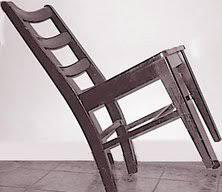
#> input picture images/chair.png, 222 x 192 px
$ python -i tilt_correction.py   (imports and definitions only)
#> lines starting #> are read from the running program, lines starting #| are printed output that depends on the picture; after the words box and inside, x2 and y2 are one past the last pixel; in counts of white or black regions, pixels touching at a corner belong together
### src/utils.py
from math import pi
import numpy as np
import cv2
import math
from src.config import parameters

# intializing config parametrs
param = parameters()
pad_params = param['pad_parameters']


""" Utility Functions """

def point_to_line_distance(point: tuple, slope: float, target: tuple):
    """Finds the distance between point and a line

    Args:
        point (tuple): reference point to make a line (Q4)
        target (tuple): target point to calculate distance (Q4)
        slope (float): slope of line

    Returns:
        np.array : returns the distance
    """
    # print(slope)
    denominator = 1+ math.pow(slope,2)

    denominator = np.sqrt([denominator])
    x, y = target
    x1, y1 = point
    # if slope != float('inf'):
    return np.absolute([y - slope*x - y1 + slope*x1]) / denominator if slope != float('inf') else  np.abs([x-x1])

def substitute(pt1, slope, target) -> bool:
    """Helps in finding whether the pt1 is same side of target and line

    Args:
        pt1 (list or tuple): point where the line passes through
        slope (float): slope of the line wich is passing through pt1
        target (list or tuple): target point

    Returns:
        bool : return whether the substitute is positive or not
    """
    x1, y1 = pt1
    x, y = target

    return True if y - y1 - slope*x + slope*x1 > 0 else False

def Q4_to_index(point) -> list:
    """Converts y coordinate to positive
    If y is negative then convert it to positive else don't convert

    Args:
        point : point to be converted

    Returns:
        list: converted point
    """
    point = point if type(point) == list else point.tolist()
    return [int(point[0]), -1*int(point[1])] if point[1] < 0 else [int(point[0]), int(point[1])]


# Convert the point to Q4 quadrant to make it equalize to co-ordination system
def point_Q4(point):
    """Convert the points to Q4 quadrant which helps for line equations

    Args:
        point (tuple): point (x,y)

    Returns:
        tuple: point convert to the Q4
    """
    # print(point)
    return [point[0], -1*point[1]] if point[1] > 0 else [point[0], point[1]]


def get_corner_indices(canny_img: np.array) -> list:
    """Gets the corner point of the tilted object by considering the non-zero indices type 1 object

    Args:
        canny_img (np.array): image array

    Returns:
        list: gives the corner indices of the tilted object of type 1
    """
    non_zero_canny = np.nonzero(canny_img)
    corner_indices = [[non_zero_canny[1][0], non_zero_canny[0][0]], [non_zero_canny[1][-1], non_zero_canny[0][-1]]]

    non_zero_canny = np.nonzero(canny_img.T)
    corner_indices += [[non_zero_canny[0][0], non_zero_canny[1][0]], [non_zero_canny[0][-1], non_zero_canny[1][-1]]]

    # Arranging the the extreme points in cyclic order
    corner_indices = cyclic_ordering_indices(corner_indices)
    return corner_indices

# [23 lines left out: function get_corner_indices_using_dst, not called in this run]

def draw_points(img: np.array, indices: list) -> np.array:
    """Plot the points to the image

    Args:
        img (np.array): image array
        indices (list): points to be plot in the image

    Returns:
        np.array: _description_
    """
    radius, color, thickness = 5, (255,255,255), -1
    text = 'Point'  # Annotation text
    font = cv2.FONT_HERSHEY_SIMPLEX  # Font
    font_scale = 1.5  # Font scale
    text_color = (255, 255, 255)  # White color
    text_thickness = 1  # Text thickness

    for val in indices:
        val = Q4_to_index(val)
        cv2.circle(img,(int(val[0]),int(val[1])),radius,color,thickness)
        cv2.putText(img, str(val), (int(val[0]) + 10, int(val[1]) - 10), font, font_scale, text_color, text_thickness)

    return img


def draw_boundary(img: np.array, vertices: list)->np.array:
    """Draw boundaries for forming quadileteral with given vertices

    Args:
        img (np.array): image array
        lines (list): list of lines wrt points

    Returns:
        np.array: Image with drawn lines
    """
    for i in range(len(vertices)):
        j = i + 1
        if j == len(vertices):
            j = 0

        x1, y1 = Q4_to_index(vertices[i])
        x2, y2 = Q4_to_index(vertices[j])
        cv2.line(img, (int(x1), int(y1)), (int(x2), int(y2)), (255,255,255), 8)

    return img


def save_img(img: np.array, img_path: str):
    """Saving the image to the path

    Args:
        img (np.array): image to be saved
        img_path (str): Path
    """
    cv2. imwrite(img_path, img)


def make_line(two_coordinates_indices: list) -> list:
    """Make lines with given two points

    Args:
        two_coordinates (list): list of two point coordinates for forming lines

    Returns:
        list: return a line with point and slope
    """
    line_lst = []
    # print(two_coordinates_indices)
    for points in two_coordinates_indices:
        (x1, y1), (x2, y2) = point_Q4(points[0]), point_Q4(points[1])
        slope = (y2 - y1) / (x2 - x1)
        line_lst.append([[x1,y1],slope])

    return line_lst


def pad_image(img,
              top= pad_params['top'],
              bottom= pad_params['bottom'],
              left= pad_params['left'],
              right= pad_params['right'],
              border_color= pad_params['border_color']) -> np.array:
    """Padding the image

    Returns:
        np.array: returns a padded image
    """
    return cv2.copyMakeBorder(img, top, bottom, left, right, cv2.BORDER_CONSTANT, value=border_color)


def point_to_foot(line: list, target: list) -> tuple:
    """Foot of the perpendicular

    Args:
        line (list): Line containing information of slope and a point
        target (list): target point

    Returns:
        tuple: foot of the perpendicular
    """
    x0, y0 = target
    (x1, y1), slope = line

    alpha = -1 * (slope*x0 - y0 + y1 - slope*x1) / (slope**2 + 1)

    return (alpha*slope + x0, y0 - alpha)

def cyclic_ordering_indices(indices: list):
    """The indices we have are disorder to make them vertices of quadrilateral a cyclic order is formed

    Args:
        indices (list): corner indices of tilted object

    Returns:
        list: ordered list of corners
    """
    A, C, B, D = indices
    return [A, B, C, D]


def euclidean_distance(pt1, pt2):
    """ Distance between two points in

    Args:
        pt1 : point
        pt2 : point

    Returns:
        np.array: Distance btw two points
    """
    pt1, pt2 = point_Q4(pt1), point_Q4(pt2)
    return np.linalg.norm(np.array(pt1) - np.array(pt2))


# [23 lines left out: functions equalize_indices_of_padded_to_org_img, minimum_value_distance, manhattan_distance_distance, not called in this run]

### src/config.py
import yaml

def parameters():
    with open('src/config.yaml','r') as f:
        data = yaml.safe_load(f)

    return data

### src/tilt_correction.py
import cv2 as cv
import numpy as np
from src.config import parameters
from src.utils import *
# from src.image_transformation import ImageTransformer
import os
from tqdm import tqdm
# from src.correction_3d_type import Correction3DType
class TiltCorrection:
    def __init__(self, tilted_obj_path) -> None:
#> called with tilted_obj_path = '../images/chair.png'
        self.img_name = tilted_obj_path.split('/')[-1]

        # intialize config parameters
        self.params = parameters()
        self.results_path = self.params['result_dir']
        self.tilted_obj_path = tilted_obj_path

        # original image having same channels as given image
        self.tilted_img = cv.imread(tilted_obj_path)
#> self.tilted_img is the input picture: shape (192, 222, 3); mean B, G, R 172.1, 169.5, 180.5
        # gray scale image
        self.tilted_gray_img = cv.imread(tilted_obj_path, cv.IMREAD_GRAYSCALE)

        # Edge detection
        self.edge_detection = cv.Canny(self.tilted_gray_img,
                                  self.params['canny_parameters']['low_threshold'],
                                  self.params['canny_parameters']['high_threshold'],
                                  None if self.params['canny_parameters']['L2gradient'] == 'None' else self.params['canny_parameters']['L2gradient'],
                                  self.params['canny_parameters']['aperture_size']
                                  )
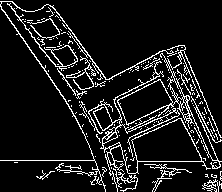
#> self.edge_detection: shape (192, 222); 10.5% white in thin lines or dots
        # padding for edge detection
        self.padded_edge_detection = pad_image(self.edge_detection)
#> in pad_image, `return cv2.copyMakeBorder(img, top, bottom, left, right, cv2.BORDER_CO..`:
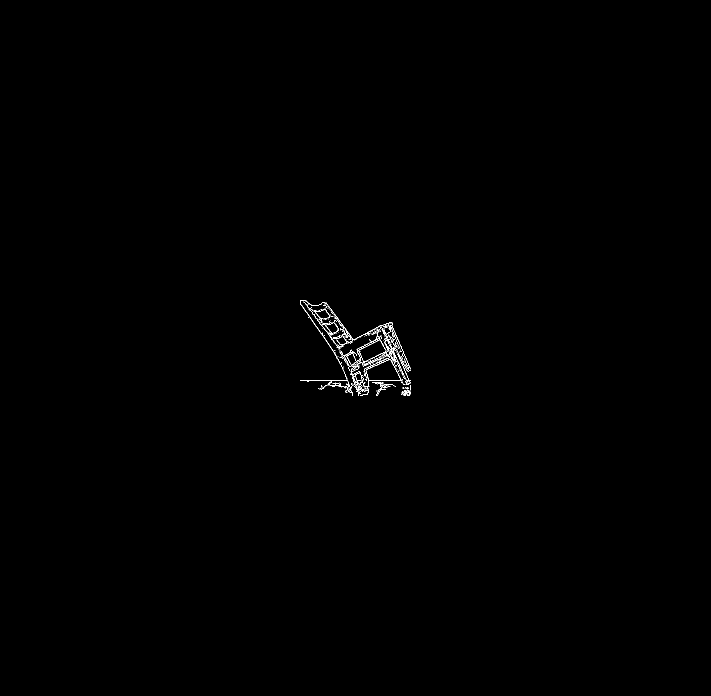
#> returned value: shape (1392, 1422) (shown at 1/2 size); 0.23% white in thin lines or dots, all inside (x1, y1, x2, y2) = (600, 601, 822, 792)

        # padding for original image
        self.pad_tilted_img = pad_image(self.tilted_img)
#> (the rest of the program and of its run is left out)
